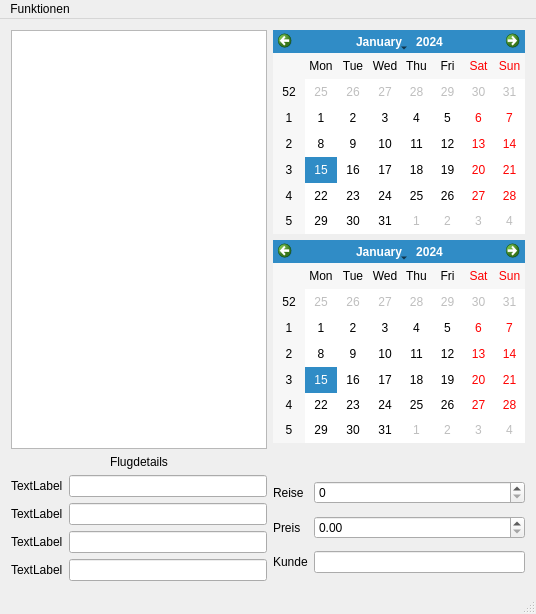
<?xml version="1.0" encoding="UTF-8"?>
<ui version="4.0">
 <class>MainWindow</class>
 <widget class="QMainWindow" name="MainWindow">
  <property name="geometry">
   <rect>
    <x>0</x>
    <y>0</y>
    <width>536</width>
    <height>614</height>
   </rect>
  </property>
  <property name="windowTitle">
   <string>MainWindow</string>
  </property>
  <widget class="QWidget" name="centralWidget">
   <layout class="QHBoxLayout" name="horizontalLayout">
    <item>
     <layout class="QGridLayout" name="gridLayout">
      <property name="sizeConstraint">
       <enum>QLayout::SetMaximumSize</enum>
      </property>
      <item row="3" column="2">
       <widget class="QLabel" name="Label_const">
        <property name="text">
         <string>Flugdetails</string>
        </property>
        <property name="alignment">
         <set>Qt::AlignCenter</set>
        </property>
       </widget>
      </item>
      <item row="5" column="3">
       <layout class="QGridLayout" name="gridLayout_2">
        <item row="0" column="1">
         <widget class="QSpinBox" name="spinbox_reise">
          <property name="maximum">
           <number>100000</number>
          </property>
         </widget>
        </item>
        <item row="5" column="0">
         <widget class="QLabel" name="label_kunde">
          <property name="text">
           <string>Kunde</string>
          </property>
         </widget>
        </item>
        <item row="3" column="1">
         <widget class="QDoubleSpinBox" name="spinbox_preis">
          <property name="maximum">
           <double>100000000.000000000000000</double>
          </property>
         </widget>
        </item>
        <item row="5" column="1">
         <widget class="QLineEdit" name="line_kunde"/>
        </item>
        <item row="0" column="0">
         <widget class="QLabel" name="label_reise">
          <property name="text">
           <string>Reise</string>
          </property>
         </widget>
        </item>
        <item row="3" column="0">
         <widget class="QLabel" name="label_preis">
          <property name="text">
           <string>Preis</string>
          </property>
         </widget>
        </item>
       </layout>
      </item>
      <item row="5" column="2">
       <layout class="QGridLayout" name="gridLayout_3">
        <item row="1" column="0">
         <widget class="QLabel" name="label_detail1">
          <property name="text">
           <string>TextLabel</string>
          </property>
         </widget>
        </item>
        <item row="2" column="0">
         <widget class="QLabel" name="label_detail2">
          <property name="text">
           <string>TextLabel</string>
          </property>
         </widget>
        </item>
        <item row="4" column="0">
         <widget class="QLabel" name="label_detail4">
          <property name="text">
           <string>TextLabel</string>
          </property>
         </widget>
        </item>
        <item row="3" column="0">
         <widget class="QLabel" name="label_detail3">
          <property name="text">
           <string>TextLabel</string>
          </property>
         </widget>
        </item>
        <item row="4" column="1">
         <widget class="QLineEdit" name="line_detail4"/>
        </item>
        <item row="1" column="1">
         <widget class="QLineEdit" name="line_detail1">
          <property name="sizePolicy">
           <sizepolicy hsizetype="Expanding" vsizetype="Fixed">
            <horstretch>0</horstretch>
            <verstretch>0</verstretch>
           </sizepolicy>
          </property>
         </widget>
        </item>
        <item row="3" column="1">
         <widget class="QLineEdit" name="line_detail3"/>
        </item>
        <item row="2" column="1">
         <widget class="QLineEdit" name="line_detail2"/>
        </item>
       </layout>
      </item>
      <item row="1" column="3">
       <widget class="QCalendarWidget" name="calendarWidget_to"/>
      </item>
      <item row="0" column="3">
       <widget class="QCalendarWidget" name="calendarWidget_from"/>
      </item>
      <item row="0" column="2" rowspan="3">
       <widget class="QTableView" name="tableView"/>
      </item>
     </layout>
    </item>
   </layout>
  </widget>
  <widget class="QMenuBar" name="menuBar">
   <property name="geometry">
    <rect>
     <x>0</x>
     <y>0</y>
     <width>536</width>
     <height>21</height>
    </rect>
   </property>
   <widget class="QMenu" name="menuFunktionen">
    <property name="title">
     <string>Funktionen</string>
    </property>
    <addaction name="actionDatei_einlesen"/>
    <addaction name="actionBuchung_anlegen"/>
    <addaction name="actionRefresh"/>
    <addaction name="actionTextdatei_Erstellen"/>
    <addaction name="actionTrip_Attributes"/>
   </widget>
   <addaction name="menuFunktionen"/>
  </widget>
  <widget class="QStatusBar" name="statusBar"/>
  <action name="actionDatei_einlesen">
   <property name="text">
    <string>Datei einlesen</string>
   </property>
  </action>
  <action name="actionBuchung_anlegen">
   <property name="text">
    <string>Buchung anlegen</string>
   </property>
  </action>
  <action name="actionRefresh">
   <property name="text">
    <string>Refresh</string>
   </property>
  </action>
  <action name="actionTextdatei_Erstellen">
   <property name="text">
    <string>Textdatei Erstellen</string>
   </property>
  </action>
  <action name="actionTrip_Attributes">
   <property name="text">
    <string>Trip Attributes</string>
   </property>
  </action>
 </widget>
 <layoutdefault spacing="6" margin="11"/>
 <resources/>
 <connections/>
</ui>
